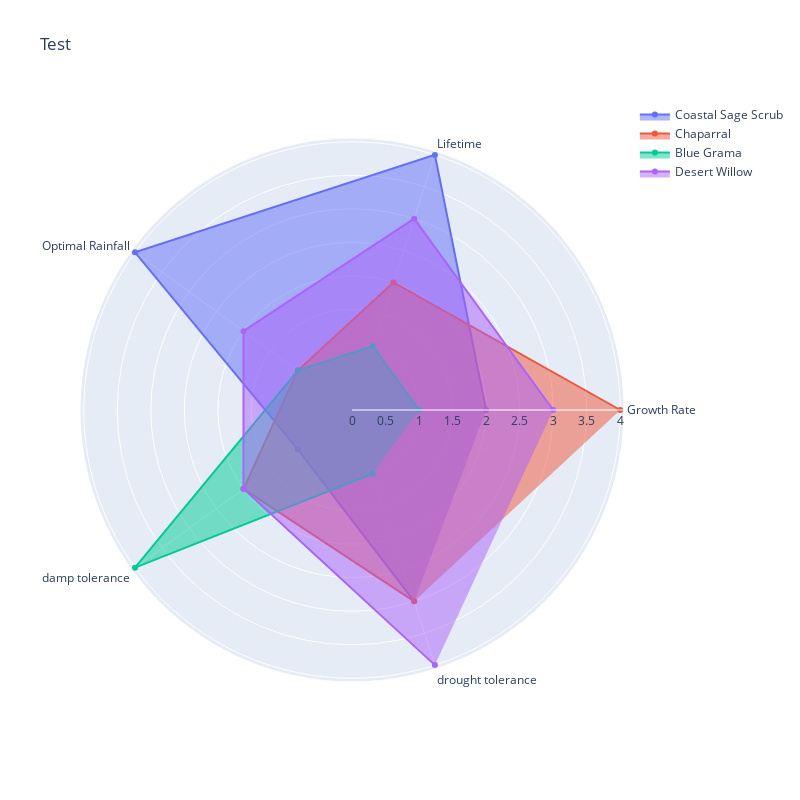

The notebook cell this image was saved under:
### Code cell
GrowthRate = [2, 4, 1, 3]
Lifetime = [4, 2, 1, 3]
OptimalRainfall = [4, 1, 1, 2]
damp = [1, 2, 4, 2]
drought=[3, 3, 1, 4]

categories = ['Growth Rate', 'Lifetime', 'Optimal Rainfall', 'damp tolerance', 'drought tolerance']
dampspecies = ['Rhododendron', 'Perennial ryegrass', 'Redwood']
droughtspecies = ['Coastal Sage Scrub', 'Chaparral', 'Blue Grama', 'Desert Willow']
fig = go.Figure()
for i in range(4):
    fig.add_trace(go.Scatterpolar(
        r=[GrowthRate[i], Lifetime[i], OptimalRainfall[i], damp[i], drought[i]],
        theta=categories,
        fill='toself',
        name=droughtspecies[i]
    ))

fig.update_layout(title='Test', width=800, height=800)

fig.show()

### Figure 1 — Plotly figure (JSON) as saved in the notebook; plotly's stock layout.template omitted (floating-point values rounded to 4 significant figures)
{"data": [{"fill": "toself", "name": "Coastal Sage Scrub", "r": [2, 4, 4, 1, 3], "theta": ["Growth Rate", "Lifetime", "Optimal Rainfall", "damp tolerance", "drought tolerance"], "type": "scatterpolar"}, {"fill": "toself", "name": "Chaparral", "r": [4, 2, 1, 2, 3], "theta": ["Growth Rate", "Lifetime", "Optimal Rainfall", "damp tolerance", "drought tolerance"], "type": "scatterpolar"}, {"fill": "toself", "name": "Blue Grama", "r": [1, 1, 1, 4, 1], "theta": ["Growth Rate", "Lifetime", "Optimal Rainfall", "damp tolerance", "drought tolerance"], "type": "scatterpolar"}, {"fill": "toself", "name": "Desert Willow", "r": [3, 3, 2, 2, 4], "theta": ["Growth Rate", "Lifetime", "Optimal Rainfall", "damp tolerance", "drought tolerance"], "type": "scatterpolar"}], "layout": {"height": 800, "title": {"text": "Test"}, "width": 800}}
